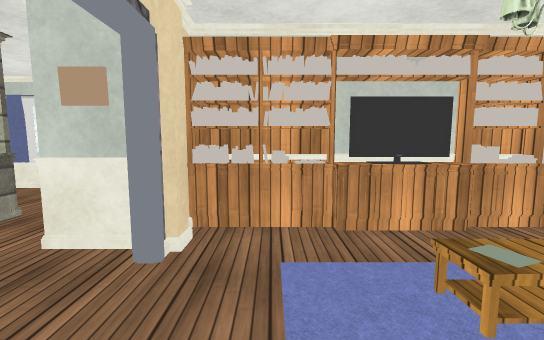
view 1 (above)

16 first-person views from a walk through a scene from a Unity 3-D project. The camera is 1.2 m above the floor, tilts 6° down and sees 90° across. The floor is counted in squares, 1 m on a side. Each view is taken from the middle of a square. On the plan, view 1 faces up. The plan holds only what a view shows up to about 13 squares ahead; the rest is blank. The player is left out. Door leaves are left out, so doorways stand open. Some surface patterns are stand-ins.

view 2
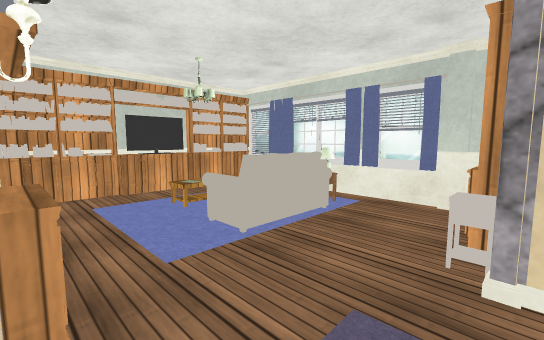

view 3
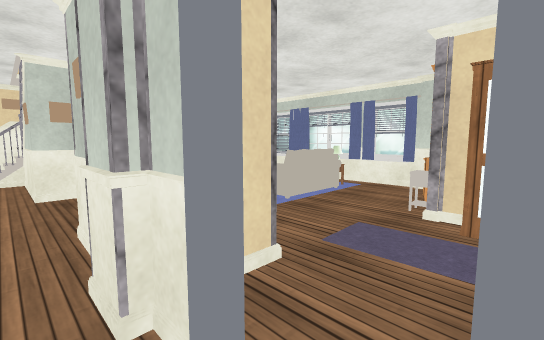

view 4
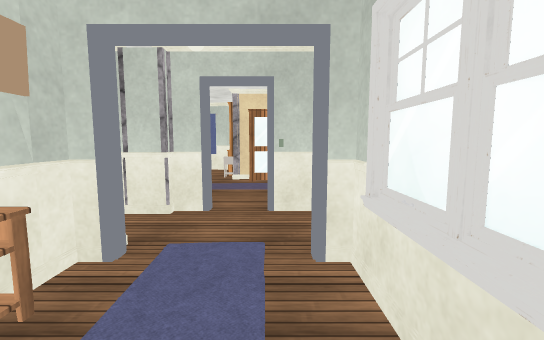

view 5
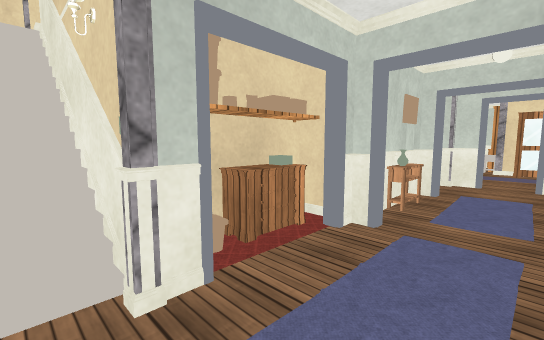

view 6
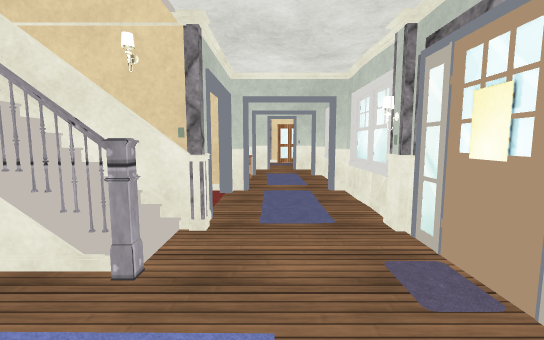

view 7
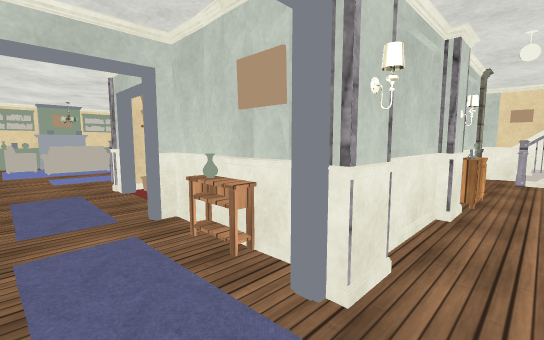

view 8
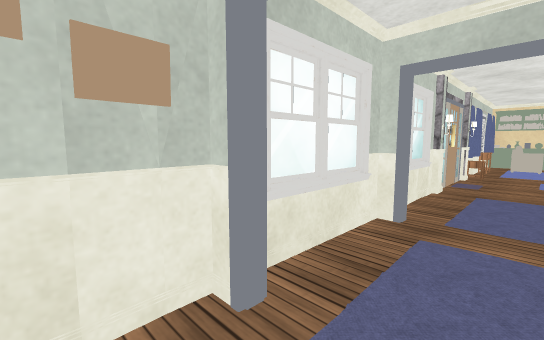

view 9
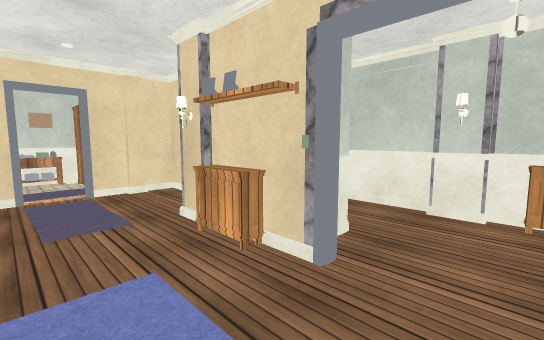

view 10
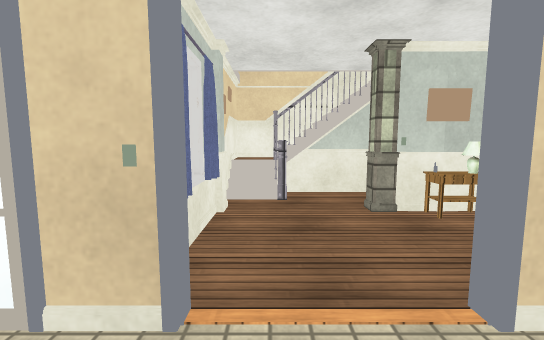

view 11
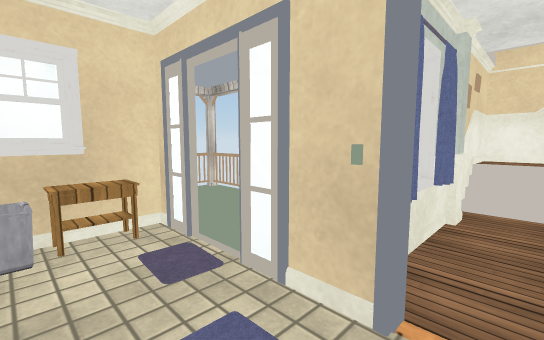

view 12
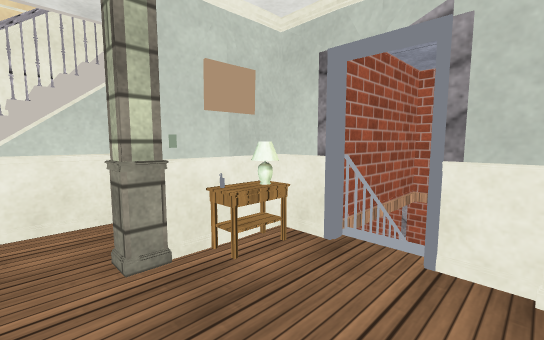

view 13
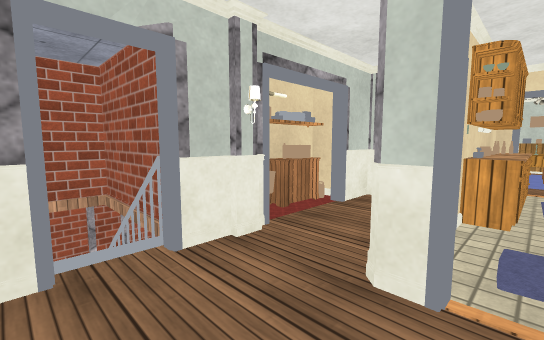

view 14
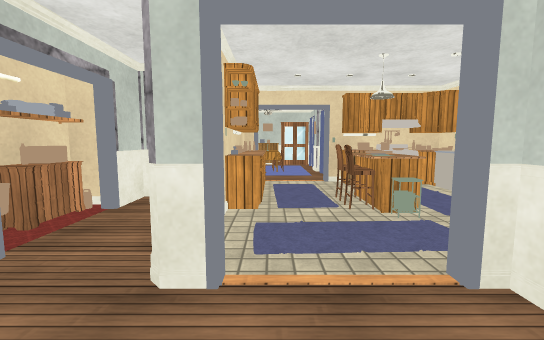

view 15
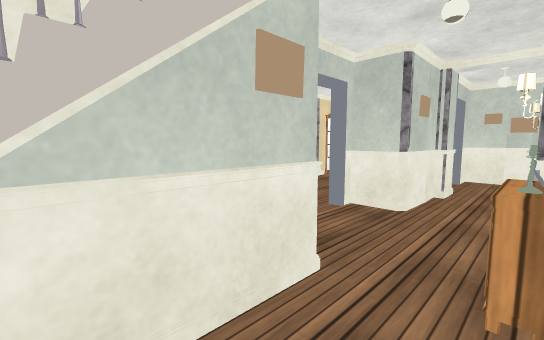

view 16
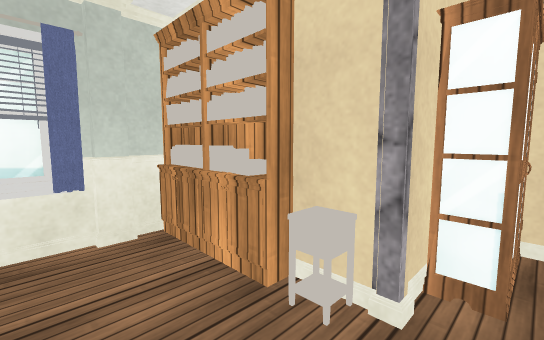

### Floor plan
Key: @ floor where view 1 was taken; # wall or solid block; x gap in a wall; . floor; D open door; O other object.
Columns run from 19 left of view 1 to 5 right of it. Each row starts with its distance up from view 1.
 12               #
 11              .#
 10       O   OO#.
  9       OO   .D O
  8       O. ...D#O
  7   #####.OOOOO######
  6   O  ....O......O##
  5 OOOO ..OOO.......O#
  4    O    OOx#...OOO OOOOO
  3          ....OOO. #...DD#
  2         ##OO#DDOO....O  #
  1         #OOO####....    #
  0         #   ####.##@  OO#
 -1  O OO. .#OOO####.#O.....#
 -2 OO OO. O#ODO####.##....O#
 -3 OOOOO............x..OOOO#
 -4   OO O...........O..O#
 -5 OOOOOO#########OO##O##
 -6                    OOO
 -7                   OO

Where each view was taken, in squares from view 1:
view 1: 0 up, 0 right, facing up
view 2: 3 down, 1 left, facing up-right
view 3: 4 down, 3 left, facing up-right
view 4: 4 down, 7 left, facing right
view 5: 4 down, 11 left, facing up-right
view 6: 3 down, 14 left, facing right
view 7: 4 down, 3 left, facing up-left
view 8: 3 down, 3 left, facing down-left
view 9: 2 up, 1 right, facing down-left
view 10: 6 up, 9 left, facing right
view 11: 6 up, 9 left, facing up-right
view 12: 5 up, 7 left, facing down-right
view 13: 5 up, 5 left, facing down-left
view 14: 5 up, 5 left, facing left
view 15: 5 up, 4 left, facing down-right
view 16: 1 down, 1 right, facing down-right
